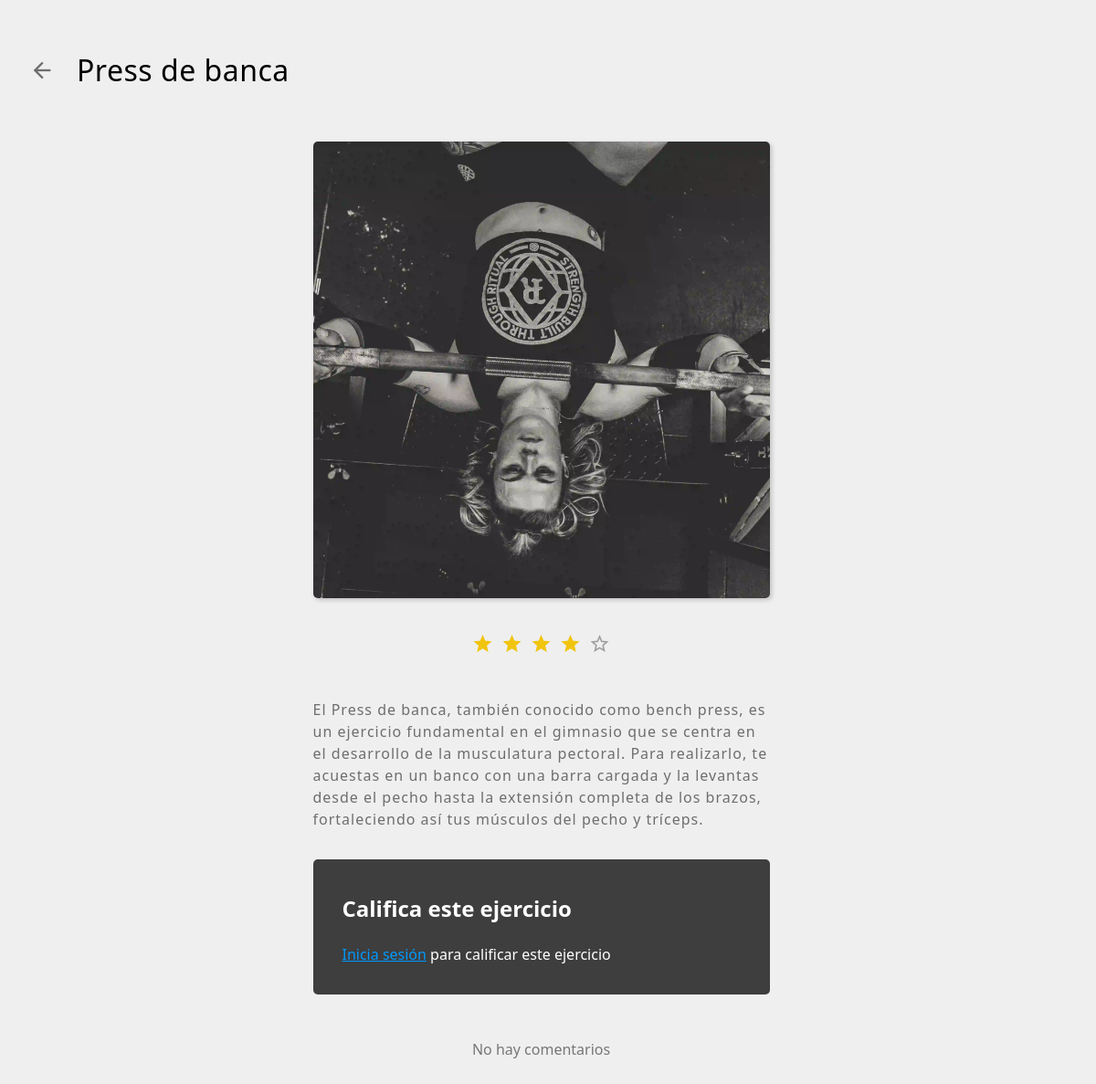
The page /exercise.php?id=1 on the database its author committed.
### tables this page shows
CREATE TABLE `exercises` (
  `ExerciseID` int(11) NOT NULL AUTO_INCREMENT,
  `ExerciseName` varchar(255) NOT NULL,
  `ExerciseDescription` text NOT NULL,
  `Category` varchar(15) NOT NULL,
  `AverageRating` decimal(3, 2) DEFAULT 0.00,
  PRIMARY KEY (`ExerciseID`)
);

### exercise.php (the view, shortened to what this page needs)
<?php
require_once './includes/session.php';
$id = $_GET['id'];
$conn = $db->connect();
$sql = "SELECT * FROM exercises WHERE ExerciseID = $id LIMIT 1";
$result = $conn->query($sql);
$exercise = $result->fetch_assoc(); $conn->close();
?>
<!DOCTYPE html>
<html lang="es">
  <head>
    <link rel="stylesheet" href="./fonts/css/index.css" />
    <link rel="stylesheet" href="./css/normalize.css" />
    <link rel="stylesheet" href="./css/global.css" />
    <link rel="stylesheet" href="./css/exercises-details.css" />
    <link rel="stylesheet" href="./css/exercises-rating-form.css" />
    <link rel="stylesheet" href="./css/exercises-comments.css" />
  </head>
  <body>
    <main>
      <section id="exercise-details-section">
        <div id="exercise-details-container">
          <div id="exercise-details-header">
            <a href="./exercises.php">
              <span class="material-icons"> arrow_back </span>
            </a>
            <h1><?php echo $exercise['ExerciseName']; ?></h1>
          </div>
          <div id="exercise-details-body">
            <div id="exercise-details-image">
              <img
                src="./images/exercises/<?php echo $exercise['ExerciseID']; ?>-1.webp"
                alt="<?php echo $exercise['ExerciseName']; ?>"
              />
            </div>
            <?php
            $stars = array(0, 5);
            switch($exercise['AverageRating']) {
              case $exercise['AverageRating'] >= 4 && $exercise['AverageRating'] < 5:
                $stars = array(4, 1);
                break;
            }
            ?>
            <p class="rating">
              <?php for ($i = 0; $i < $stars[0]; $i++) { ?>
                <span class="material-icons star-filled">star</span>
              <?php } ?>
              <?php for ($i = 0; $i < $stars[1]; $i++) { ?>
                <span class="material-icons star-unfilled">star_border</span>
              <?php } ?>
            </p>
            <p id="exercise-details-description">
              <?php echo $exercise['ExerciseDescription']; ?>
            </p>
          </div>
          <div id="exercise-rate-form">
            <?php
            if(isset($_SESSION['user']['UserId'])) {
              $conn = $db->connect();
              $sql = "SELECT ExerciseID, UserID FROM exerciseratings WHERE ExerciseID = ? AND UserID = ?";
              $stmt = $conn->prepare($sql);
              $stmt->bind_param("ii", $id, $_SESSION['user']['UserId']);
              $stmt->execute();
              $result = $stmt->get_result();
              $stmt->close();
              if ($result->num_rows != 0) {
                $sql = "SELECT users.Username, exerciseRatings.Rating, exerciseRatings.RatingMessage
                        FROM exerciseRatings, users
                        WHERE
                        ExerciseID = ? &&
                        exerciseRatings.RatingMessage IS NOT NULL &&
                        exerciseRatings.UserID = users.UserID &&
                        exerciseRatings.UserID = ?
                        LIMIT 1";
                $stmt = $conn->prepare($sql);
                if ($stmt) {
                  $stmt->bind_param("ii", $id, $_SESSION['user']['UserId']);
                  $stmt->execute();
                  $result = $stmt->get_result();
                  $stmt->close();
                  if ($result->num_rows != 0) {
                    $user_comment = $result->fetch_assoc();
                  ?>
                    <div id="user-comment">
                      <?php
                      $stars = array(0, 5);
                      switch($user_comment['Rating']) {
                        case $user_comment['Rating'] >= 0 && $user_comment['Rating'] < 1:
                          $stars = array(0, 5);
                          break;
                        case $user_comment['Rating'] >= 1 && $user_comment['Rating'] < 2:
                          $stars = array(1, 4);
                          break;
                        case $user_comment['Rating'] >= 2 && $user_comment['Rating'] < 3:
                          $stars = array(2, 3);
                          break;
                        case $user_comment['Rating'] >= 3 && $user_comment['Rating'] < 4:
                          $stars = array(3, 2);
                          break;
                        case $user_comment['Rating'] >= 4 && $user_comment['Rating'] < 5:
                          $stars = array(4, 1);
                          break;
                        case 5.00:
                          $stars = array(5, 0);
                          break;
                        default:
                          $stars = array(0, 5);
                          break;
                      }
                      ?>
                      <h2>Tu reseña</h2>
                      <div class="exercise-comment">
                        <h3 class="user"><?php echo $user_comment['Username'] ?></h3>
                        <div class="comment-rate">
                          <?php for ($i = 0; $i < $stars[0]; $i++) { ?>
                            <span class="material-icons star-filled">star</span>
                          <?php } ?>
                          <?php for ($i = 0; $i < $stars[1]; $i++) { ?>
                            <span class="material-icons star-unfilled">star_border</span>
                          <?php } ?>
                        </div>
                        <p class="comment-text">
                          <?php echo $user_comment['RatingMessage'] ?>
                        </p>
                      </div>
                    </div>
                  <?php } else { ?>
                  <?php
                  }
                } else {
                  $sql = "SELECT users.Username, exerciseRatings.Rating
                        FROM exerciseRatings, users
                        WHERE
                        ExerciseID = ? &&
                        exerciseRatings.UserID = users.UserID &&
                        exerciseRatings.UserID = ?
                        LIMIT 1";
                  $stmt = $conn->prepare($sql);
                  $stmt->bind_param("ii", $id, $_SESSION['user']['UserId']);
                  $stmt->execute();
                  $result = $stmt->get_result();
                  $stmt->close();
                  if ($result->num_rows != 0) {
                    $user_comment = $result->fetch_assoc();
                  ?>
                    <div id="user-comment">
                      <?php
                      $stars = array(0, 5);
                      switch($user_comment['Rating']) {
                        case $user_comment['Rating'] >= 0 && $user_comment['Rating'] < 1:
                          $stars = array(0, 5);
                          break;
                        case $user_comment['Rating'] >= 1 && $user_comment['Rating'] < 2:
                          $stars = array(1, 4);
                          break;
                        case $user_comment['Rating'] >= 2 && $user_comment['Rating'] < 3:
                          $stars = array(2, 3);
                          break;
                        case $user_comment['Rating'] >= 3 && $user_comment['Rating'] < 4:
                          $stars = array(3, 2);
                          break;
                        case $user_comment['Rating'] >= 4 && $user_comment['Rating'] < 5:
                          $stars = array(4, 1);
                          break;
                        case 5.00:
                          $stars = array(5, 0);
                          break;
                        default:
                          $stars = array(0, 5);
                          break;
                      }
                  }
                }
              }  else { ?>
                <form action="./forms/rate-form.php" method="post">
                  <input type="hidden" name="id" value="<?php echo $id; ?>" />
                <h2>Califica este ejercicio</h2>
                  <select name="rate" id="rate" require>
                    <option value="1">1 estrella</option>
                    <option value="2">2 estrellas</option>
                    <option value="3">3 estrellas</option>
                    <option value="4">4 estrellas</option>
                    <option value="5">5 estrellas</option>
                  </select>
                  <label>
                    Comentario
                    <br />
                    <textarea
                      name="comment"
                      id="comment"
                      placeholder="Comentario (Opcional)"
                    ></textarea>
                  </label>
                  <button type="submit">Publicar</button>
                </form>
              <?php }
              $conn->close();
            } else { ?>
              <div id="user-comment">
                <h2>Califica este ejercicio</h2>
                <p><a id="login-link" href="./login.php">Inicia sesión</a> para calificar este ejercicio</p>
              </div>
            <?php } ?>
          </div>
          <?php
          $conn = $db->connect();
          $sql = "SELECT users.Username, exerciseRatings.Rating, exerciseRatings.RatingMessage
                  FROM exerciseRatings, users
                  WHERE ExerciseID = ? AND
                        exerciseRatings.RatingMessage IS NOT NULL AND
                        exerciseRatings.UserID = users.UserID";
          $sql .= " ORDER BY exerciseRatings.Rating DESC";
          $stmt = $conn->prepare($sql);
          if ($stmt) {
            isset($_SESSION['user']['UserId']) ? $stmt->bind_param("ii", $id, $_SESSION['user']['UserId']) : $stmt->bind_param("i", $id);
            $stmt->execute();
            $result = $stmt->get_result();
            if ($result->num_rows != 0) {
            $comments = $result->fetch_all(MYSQLI_ASSOC);
            ?>
              <div id="exercise-comments">
              <?php foreach($comments as $comment) {
                $stars = array(0, 5);
                switch($comment['Rating']) {
                  case $comment['Rating'] >= 0 && $comment['Rating'] < 1:
                    $stars = array(0, 5);
                    break;
                  case $comment['Rating'] >= 1 && $comment['Rating'] < 2:
                    $stars = array(1, 4);
                    break;
                  case $comment['Rating'] >= 2 && $comment['Rating'] < 3:
                    $stars = array(2, 3);
                    break;
                  case $comment['Rating'] >= 3 && $comment['Rating'] < 4:
                    $stars = array(3, 2);
                    break;
                  case $comment['Rating'] >= 4 && $comment['Rating'] < 5:
                    $stars = array(4, 1);
                    break;
                  case 5.00:
                    $stars = array(5, 0);
                    break;
                  default:
                    $stars = array(0, 5);
                    break;
                }
                ?>
                <div class="exercise-comment">
                  <h3 class="user"><?php echo $comment['Username'] ?></h3>
                  <div class="comment-rate">
                    <?php for ($i = 0; $i < $stars[0]; $i++) { ?>
                      <span class="material-icons star-filled">star</span>
                    <?php } ?>
                    <?php for ($i = 0; $i < $stars[1]; $i++) { ?>
                      <span class="material-icons star-unfilled">star_border</span>
                    <?php } ?>
                  </div>
                  <p class="comment-text">
                    <?php echo $comment['RatingMessage'] ?>
                  </p>
                </div>
              <?php } ?>
              </div>
            <?php } else { ?>
              <div id="exercise-comments">
                <p class="no-comments">No hay comentarios</p>
              </div>
          <?php }
          }?>
        </div>
      </section>
    </main>
  </body>
</html>

### css/global.css (style rules this page uses)
:root { --shark-50: 245 246 246; --shark-100: 228 231 233; --shark-200: 205 209 212; --shark-300: 170 178 182; --shark-400: 127 138 145; --shark-500: 100 111 118; --shark-600: 86 94 100; --shark-700: 73 79 85; --shark-800: 65 69 73; --shark-900: 57 60 64; --shark-950: 41 44 47; }
html { scrollbar-gutter: stable; }
img { max-width: 100%; }
body { font-family: system-ui, -apple-system, BlinkMacSystemFont, "Segoe UI", Roboto, Oxygen, Ubuntu, Cantarell, "Open Sans", "Helvetica Neue", sans-serif; line-height: 1.5; }
main { min-height: 80vh; }
@media only screen and (max-width: 1919px) { body { font-size: 20px; } }
@media only screen and (max-width: 1680px) { body { font-size: 18px; } }
@media only screen and (max-width: 1366px) { body { font-size: 16px; } }

### css/exercises-details.css (style rules this page uses)
body { background: #efefef; }
#exercise-details-section { margin: 1rem 0; }
#exercise-details-container { display: flex; flex-direction: column; align-items: center; justify-content: center; margin: 1rem 0; }
#exercise-details-header { display: flex; gap: 1.5rem; align-items: center; width: 100%; margin-bottom: 1rem; padding: 1rem 2rem; box-sizing: border-box; }
#exercise-details-header h1 { font-size: 2rem; font-weight: 500; letter-spacing: 0.5px; }
#exercise-details-header a { display: flex; align-items: center; justify-content: center; gap: 0.3rem; font-size: 1rem; font-weight: 400; color: #6e6e6e; text-decoration: none; transition: color 0.3s ease-in-out; -webkit-transition: color 0.3s ease-in-out; -moz-transition: color 0.3s ease-in-out; -ms-transition: color 0.3s ease-in-out; -o-transition: color 0.3s ease-in-out; }
#exercise-details-body { display: flex; gap: 1rem; flex-direction: column; align-items: center; width: 90%; margin: auto; }
#exercise-details-image, #exercise-details-description { width: 90%; max-width: 500px; }
#exercise-details-image img { aspect-ratio: 1/1; object-fit: cover; width: 100%; border-radius: 5px; -webkit-border-radius: 5px; -moz-border-radius: 5px; -ms-border-radius: 5px; -o-border-radius: 5px; box-shadow: 2px 2px 5px rgba(0 0 0 / 20%); }
p#exercise-details-description { font-size: 1rem; font-weight: 500; line-height: 1.5; letter-spacing: 1px; color: #6e6e6e; }

### css/exercises-rating-form.css (style rules this page uses)
.rating { display: flex; align-items: center; gap: 0.5rem; }
.star-filled { color: #f1c40f; font-size: 1.5rem; }
.star-unfilled { color: #9e9e9e; font-size: 1.5rem; }
#exercise-rate-form { background: #3e3e3e; color: #fff; display: flex; flex-direction: column; width: 90%; max-width: 500px; padding: 1rem 2rem; margin-top: 1rem; box-sizing: border-box; border-radius: 5px; -webkit-border-radius: 5px; -moz-border-radius: 5px; -ms-border-radius: 5px; -o-border-radius: 5px; }

### css/exercises-comments.css (style rules this page uses)
#exercise-comments { display: flex; flex-direction: column; gap: 1rem; padding: 1rem 0; margin-top: 1rem; box-sizing: border-box; width: 90%; max-width: 500px; }
.no-comments { text-align: center; opacity: 0.5; }
#login-link { color: #09f; }

### rows shown on the page
exercises: ExerciseName "Press de banca", ExerciseDescription "El Press de banca, también conocido como bench press, es un ejercicio fundamental en el gimnasio que se centra en el desarrollo de la musculatura pectoral. Para realizarlo, te acuestas en un banco con una barra cargada y la levantas desde el pecho hasta la extensión completa de los brazos, fortaleciendo así tus músculos del pecho y tríceps."
